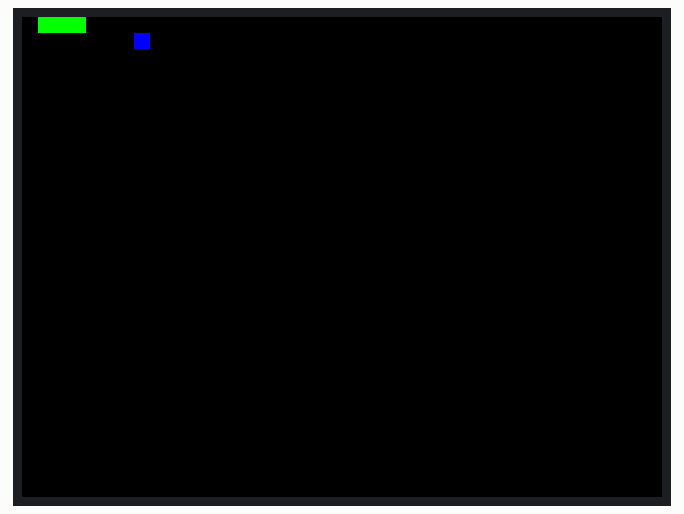
This sketch was run on a simulated ESP32. Parts: 320×240 colour display. Random numbers use the default seed unless the sketch sets one.

Above: at 0.35 s.
At 0.75 s:
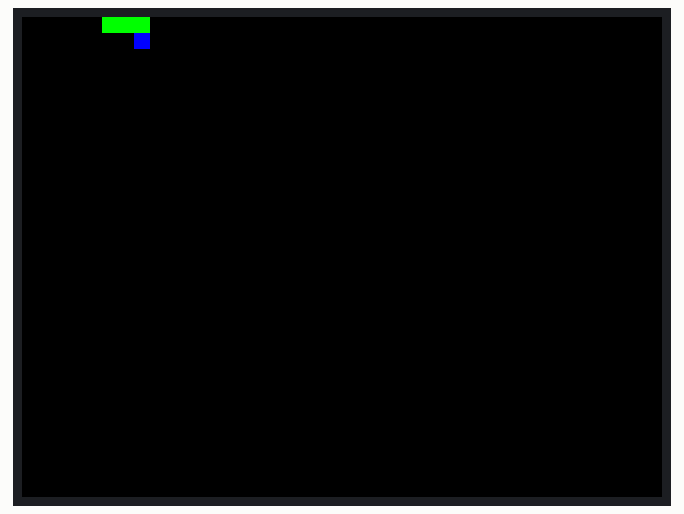
At 1.25 s:
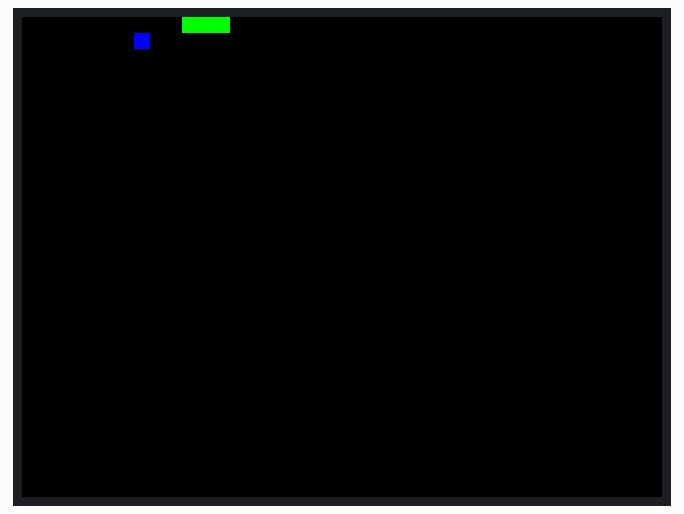
At 1.65 s:
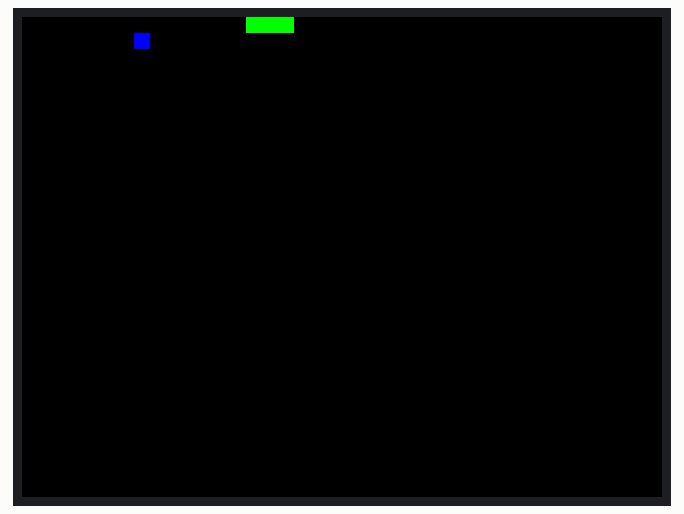
At 2.1 s:
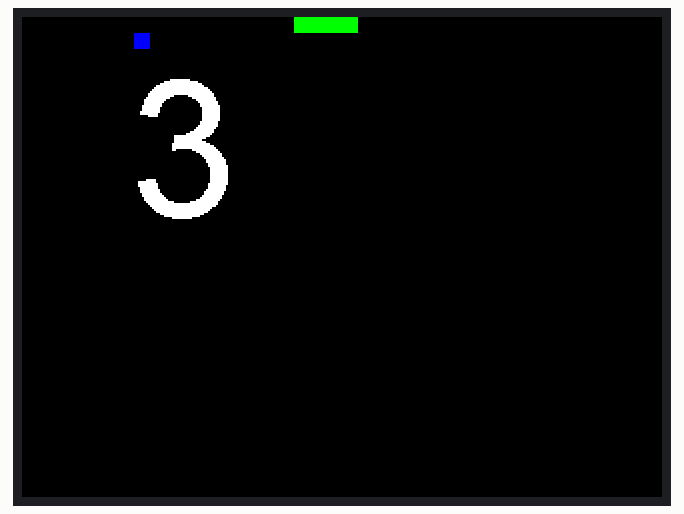

The sketch:

SnakeGameTest2.ino
```cpp
#include <TFT_eSPI.h>
#include <SPI.h>
#include <esp_now.h>
#include <WiFi.h>

TFT_eSPI tft = TFT_eSPI();

typedef struct StructJoystick {int x, y, s;};
StructJoystick js;

//******************************************************
//SNAKE GAME
//******************************************************
const unsigned long snakeFrameRate = 100;
unsigned long prevSnakeFrameRate = 0;

int snakeMatrix[16][20][2] = {};
bool snakeGameOver = false;

int snakeDir[2] = {1, 0};
int prevSnakeDir[2] = {1, 0};

int snakeHead[2] = {2, 0};

int snakeTail[2] = {0, 0};
int prevTail[2] = {0, 0};

int snakeFoodPos[2];

int snakeLen = 3;

void SnakeGame(){
  //GAMEOVER LOGIC
  if(snakeGameOver){
    //Draw final score on screen
    tft.setTextDatum(4);
    tft.drawString(String(snakeLen), 81, 64, 8);

    if(js.s == 1){
      SnakeInit();
      snakeGameOver = false;
    }
    return;
  }

  int currentTime = millis();
  UpdateSnakeDir();

  //Snake Game code
  if(currentTime - prevSnakeFrameRate >= snakeFrameRate){
    prevSnakeFrameRate = currentTime;

    UpdateSnakeHead();

    //Detect collision
    if(snakeHead[0] < 0 or snakeHead[1] < 0 or snakeHead[0] > 19 or snakeHead[1] > 15){
      //WALL COLLISION
      //GAME OVER*****
      snakeGameOver = true;
    }
    else if(snakeMatrix[snakeHead[1]][snakeHead[0]][0] == 100 and snakeMatrix[snakeHead[1]][snakeHead[0]][1] == 100){
      //FOOD COLLISION
      snakeLen++;
      UpdateSnakeFood();
    }
    else if(snakeMatrix[snakeHead[1]][snakeHead[0]][0] != 0 and snakeMatrix[snakeHead[1]][snakeHead[0]][1] != 0){
      //NORMAL SNAKE COLLISION
      //GAME OVER*****
      snakeGameOver = true;
    }
    else{
      UpdateSnakeTail();
    }

    prevSnakeDir[0] = snakeDir[0];
    prevSnakeDir[1] = snakeDir[1];
  }
}

void UpdateSnakeHead(){
  //Update snakeHead position in the matrix
  snakeMatrix[snakeHead[1]][snakeHead[0]][0] = snakeHead[0] + snakeDir[0];
  snakeMatrix[snakeHead[1]][snakeHead[0]][1] = snakeHead[1] + snakeDir[1];

  //Update snakeHead position
  snakeHead[0] += snakeDir[0];
  snakeHead[1] += snakeDir[1];

  //Draw rect at new snakeHead position
  tft.fillRect(snakeHead[0] * 8, snakeHead[1] * 8, 8, 8, TFT_GREEN);
}

void UpdateSnakeTail(){
  //Define a varialbe to remember the previousTail position
  prevTail[0] = snakeTail[0];
  prevTail[1] = snakeTail[1];

  //Draw Blakc rect at previous tail position to remove it from the screen
  tft.fillRect(snakeTail[0] * 8, snakeTail[1] * 8, 8, 8, TFT_BLACK);

  //Copy the snakeTail values over to the matrix, using a pointer system
  memcpy(snakeTail, snakeMatrix[snakeTail[1]][snakeTail[0]], sizeof(snakeTail));

  //Set previous tail position to 0 in the matrix
  snakeMatrix[prevTail[1]][prevTail[0]][0] = 0;
  snakeMatrix[prevTail[1]][prevTail[0]][1] = 0;
}

void UpdateSnakeFood(){
  //Set a random position for the food
  snakeFoodPos[0] = random(20);
  snakeFoodPos[1] = random(16);

  //Update the random food position, if it collides with the snakeBody
  if(snakeMatrix[snakeFoodPos[1]][snakeFoodPos[0]][0] != 0 or snakeMatrix[snakeFoodPos[1]][snakeFoodPos[0]][1] != 0){
    UpdateSnakeFood();
  }

  //Set the matrix to 100 on the position of the food for recognition
  snakeMatrix[snakeFoodPos[1]][snakeFoodPos[0]][0] = 100;
  snakeMatrix[snakeFoodPos[1]][snakeFoodPos[0]][1] = 100;

  //Draw the food "RED"
  tft.fillRect(snakeFoodPos[0] * 8, snakeFoodPos[1] * 8, 8, 8, TFT_BLUE);
}

void UpdateSnakeDir(){
  if(js.x == 1 and prevSnakeDir[0] != -1){
    snakeDir[0] = 1;
    snakeDir[1] = 0;
  }
  else if(js.x == -1 and prevSnakeDir[0] != 1){
    snakeDir[0] = -1;
    snakeDir[1] = 0;
  }

  else if(js.y == 1 and prevSnakeDir[1] != -1){
    snakeDir[0] = 0;
    snakeDir[1] = 1;
  }

  else if(js.y == -1 and prevSnakeDir[1] != 1){
    snakeDir[0] = 0;
    snakeDir[1] = -1;
  }
}

void SnakeInit(){
  //Reset entire matrix to 0
  memset(snakeMatrix, 0, sizeof(snakeMatrix));

  //Reset snake direction
  snakeDir[0] = 1; snakeDir[1] = 0;
  prevSnakeDir[0] = 1; prevSnakeDir[1] = 0;

  //Reset snakeHead position to 2, 0
  snakeHead[0] = 2;
  snakeHead[1] = 0;

  //Reset snakeTail position to 0, 0
  snakeTail[0] = 0;
  snakeTail[1] = 0;

  //Reset prevTail to snakeTail position
  prevTail[0] = snakeTail[0];
  prevTail[1] = snakeTail[1];

  //Initialize matrix pointer system
  snakeMatrix[0][0][0] = 1; snakeMatrix[0][0][1] = 0;
  snakeMatrix[0][1][0] = 2; snakeMatrix[0][1][1] = 0;

  //Reset the length of the snake to 3
  snakeLen = 3;

  //Reset screen to blank
  tft.fillScreen(TFT_BLACK);

  //Draw Starting positions of snake body
  tft.fillRect(0, 0, 8, 8, TFT_GREEN);
  tft.fillRect(8, 0, 8, 8, TFT_GREEN);
  tft.fillRect(16, 0, 8, 8, TFT_GREEN);

  //Reset snakeFood position
  snakeFoodPos[0] = 0;
  snakeFoodPos[1] = 0;
  //Set snakeFood,
  //if the position of the food collides with the snake, repeat spawn
  while(
  (snakeFoodPos[0] == 0 and snakeFoodPos[1] == 0) or
  (snakeFoodPos[0] == 1 and snakeFoodPos[1] == 0) or
  (snakeFoodPos[0] == 2 and snakeFoodPos[1] == 0) or
  (snakeFoodPos[0] == 3 and snakeFoodPos[1] == 0)
  ){
    UpdateSnakeFood();
  }
}

void setup() {
  //Setup wifi
  WiFi.mode(WIFI_STA);
  if (esp_now_init() != ESP_OK) return;
  esp_now_register_recv_cb(OnDataRecv);

  //Initialize screen
  tft.init();
  tft.setRotation(1);
  tft.fillScreen(TFT_BLACK);

  //Init games
  SnakeInit();
}

void loop() {
  //Run snakeGame
  SnakeGame();
}

//Handles data receive
void OnDataRecv(const uint8_t *mac, const uint8_t *incomingData, int len) {
  memcpy(&js, incomingData, sizeof(js));
}
```
